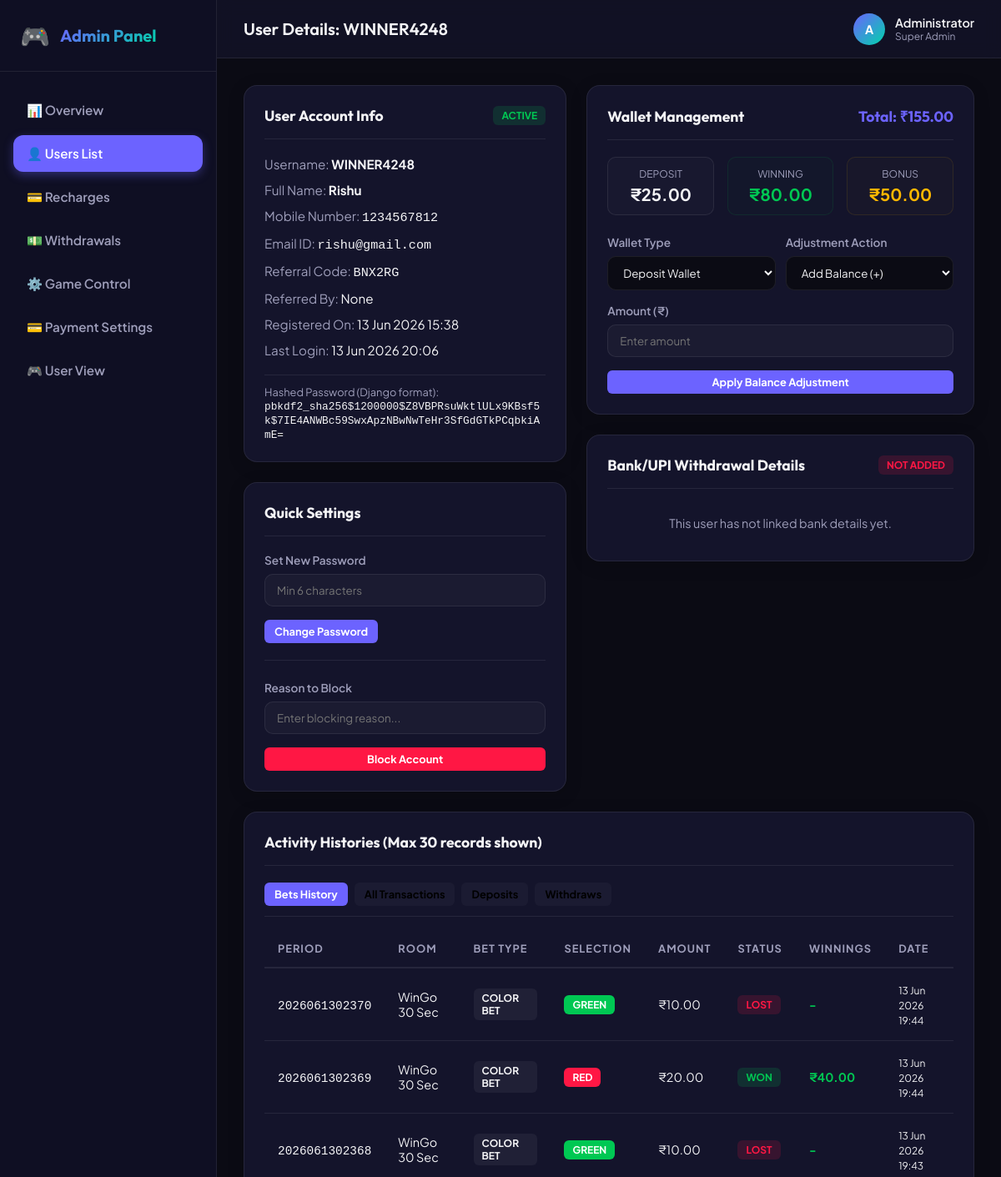
Before: /admin-dashboard/users/6/ (signed in, upper part) with the older database file.
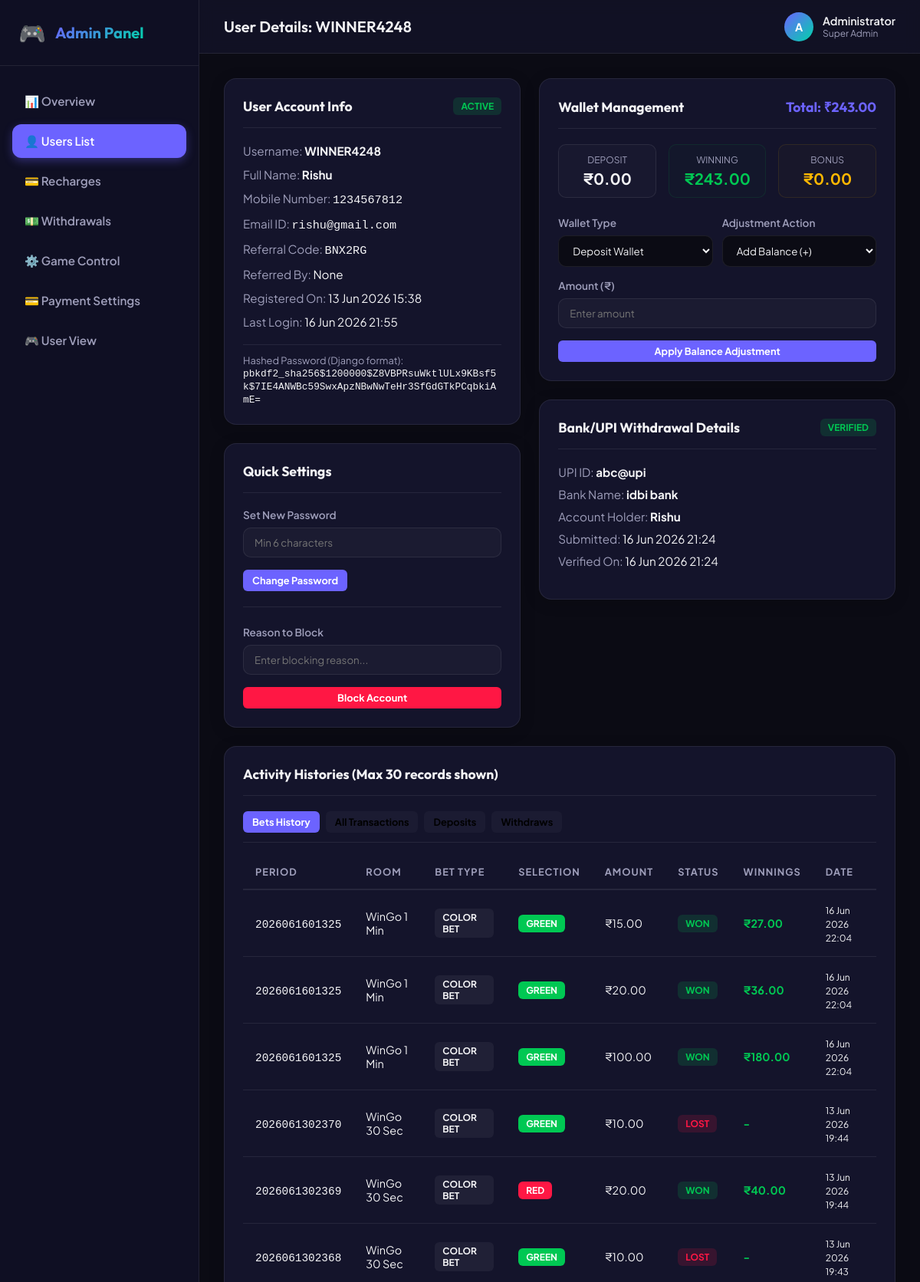
After: the same page with the newer database file.
### core/models.py (models this page shows, shortened)
class User(AbstractUser):
    uid = models.IntegerField(unique=True, editable=False, default=generate_uid)
    username = models.CharField(max_length=20, unique=True, default=generate_username)
    name = models.CharField(max_length=100)
    mobile = models.CharField(max_length=15, unique=True)
    email = models.EmailField(unique=True)
    referral_code = models.CharField(max_length=10, unique=True, default=generate_referral_code)
    referred_by = models.ForeignKey('self', on_delete=models.SET_NULL, null=True, blank=True, related_name='referred_users')
    is_blocked = models.BooleanField(default=False)
    blocked_at = models.DateTimeField(null=True, blank=True)
    blocked_reason = models.TextField(null=True, blank=True)
    profile_image = models.ImageField(upload_to='profile_images/', null=True, blank=True)
    created_at = models.DateTimeField(auto_now_add=True)
    updated_at = models.DateTimeField(auto_now=True)
    last_login_at = models.DateTimeField(null=True, blank=True)
    USERNAME_FIELD = 'mobile'
    REQUIRED_FIELDS = ['email', 'name']
    objects = CustomUserManager()
    class Meta:
        ordering = ['-created_at']

### wallet/models.py (models this page shows, shortened)
class Wallet(models.Model):
    user = models.OneToOneField(settings.AUTH_USER_MODEL, on_delete=models.CASCADE, related_name='wallet')
    deposit_balance = models.DecimalField(max_digits=12, decimal_places=2, default=Decimal('0.00'))
    winning_balance = models.DecimalField(max_digits=12, decimal_places=2, default=Decimal('0.00'))
    bonus_balance = models.DecimalField(max_digits=12, decimal_places=2, default=Decimal('0.00'))
    created_at = models.DateTimeField(auto_now_add=True)
    updated_at = models.DateTimeField(auto_now=True)
    class Meta:
        verbose_name_plural = 'Wallets'
    def get_total_balance(self):
        return self.deposit_balance + self.winning_balance + self.bonus_balance

class BankDetail(models.Model):
    user = models.OneToOneField(settings.AUTH_USER_MODEL, on_delete=models.CASCADE, related_name='bank_detail')
    upi_id = models.CharField(max_length=100)
    bank_name = models.CharField(max_length=100)
    account_holder_name = models.CharField(max_length=100)
    is_verified = models.BooleanField(default=False)
    verified_at = models.DateTimeField(null=True, blank=True)
    verified_by = models.ForeignKey(
        settings.AUTH_USER_MODEL,
        on_delete=models.SET_NULL,
        null=True,
        blank=True,
        limit_choices_to={'is_staff': True}
    )
    created_at = models.DateTimeField(auto_now_add=True)
    updated_at = models.DateTimeField(auto_now=True)
    class Meta:
        verbose_name_plural = 'Bank Details'

### game/models.py (models this page shows, shortened)
class Bet(models.Model):
    BET_TYPE_CHOICES = [
        ('color', 'Color Bet'),
        ('number', 'Number Bet'),
    ]
    STATUS_CHOICES = [
        ('pending', 'Pending'),
        ('won', 'Won'),
        ('lost', 'Lost'),
        ('cancelled', 'Cancelled'),
    ]
    user = models.ForeignKey(settings.AUTH_USER_MODEL, on_delete=models.CASCADE, related_name='bets')
    room = models.ForeignKey(GameRoom, on_delete=models.CASCADE, related_name='bets')
    period = models.CharField(max_length=20)  # Game ID
    bet_type = models.CharField(max_length=10, choices=BET_TYPE_CHOICES)
    selection = models.CharField(max_length=10)  # Color name or number
    amount = models.DecimalField(max_digits=10, decimal_places=2)
    status = models.CharField(max_length=20, choices=STATUS_CHOICES, default='pending')
    winning_amount = models.DecimalField(max_digits=10, decimal_places=2, default=0)
    created_at = models.DateTimeField(auto_now_add=True)
    class Meta:
        ordering = ['-created_at']
        verbose_name_plural = 'Bets'

class GameRoom(models.Model):
    ROOM_TYPE_CHOICES = [
        ('wingo_30s', 'WinGo 30 Sec'),
        ('wingo_1min', 'WinGo 1 Min'),
        ('wingo_3min', 'WinGo 3 Min'),
    ]
    RESULT_MODE_CHOICES = [
        ('manual', 'Manual (Admin Selects)'),
        ('auto_random', 'Auto Random (Weighted %)'),
        ('smart_profit', 'Least Bet Wins (Platform Profit)'),
        ('pattern', 'Pattern-wise (Rules 1-10)'),
    ]
    PATTERN_CHOICES = [
        ('1', 'Rule 1: ABABAB'),
        ('2', 'Rule 2: AABBAABB'),
        ('3', 'Rule 3: AAABBBAAABBB'),
        ('4', 'Rule 4: AAAABBBBAAAA'),
        ('5', 'Rule 5: ABAAB'),
        ('6', 'Rule 6: AAAAAA'),
        ('7', 'Rule 7: AAB'),
        ('8', 'Rule 8: AAAB'),
        ('9', 'Rule 9: AAABB'),
        ('10', 'Rule 10: ABBAAABBBB'),
    ]
    PATTERN_SEQUENCES = {
        '1':  ['red', 'green', 'red', 'green', 'red', 'green'],
        '2':  ['red', 'red', 'green', 'green', 'red', 'red', 'green', 'green'],
        '3':  ['red', 'red', 'red', 'green', 'green', 'green', 'red', 'red', 'red', 'green', 'green', 'green'],
        '4':  ['red', 'red', 'red', 'red', 'green', 'green', 'green', 'green', 'red', 'red', 'red', 'red'],
        '5':  ['red', 'green', 'red', 'red', 'green'],
        '6':  ['red', 'red', 'red', 'red', 'red', 'red'],
        '7':  ['red', 'red', 'green'],
        '8':  ['red', 'red', 'red', 'green'],
        '9':  ['red', 'red', 'red', 'green', 'green'],
        '10': ['red', 'green', 'green', 'red', 'red', 'red', 'green', 'green', 'green', 'green'],
    }
    name = models.CharField(max_length=50, choices=ROOM_TYPE_CHOICES, unique=True)
    duration_seconds = models.IntegerField()
    is_active = models.BooleanField(default=True)
    result_mode = models.CharField(max_length=20, choices=RESULT_MODE_CHOICES, default='auto_random')
    current_period = models.CharField(max_length=20, blank=True)
    current_game_start = models.DateTimeField(null=True, blank=True)
    preset_period = models.CharField(max_length=20, null=True, blank=True)
    preset_winning_number = models.IntegerField(null=True, blank=True)
    preset_winning_color = models.CharField(max_length=10, null=True, blank=True)
    pattern_rule = models.CharField(max_length=5, choices=[], null=True, blank=True, default='1')
    pattern_state = models.IntegerField(default=0)  # Current position in pattern sequence
    red_pct = models.IntegerField(default=45, help_text='Red % probability (auto_random mode)')
    green_pct = models.IntegerField(default=45, help_text='Green % probability (auto_random mode)')
    violet_pct = models.IntegerField(default=10, help_text='Violet % probability (auto_random mode)')
    created_at = models.DateTimeField(auto_now_add=True)
    updated_at = models.DateTimeField(auto_now=True)
    class Meta:
        verbose_name_plural = 'Game Rooms'

### core/admin_views.py (the view)
    @login_required(login_url='login')
    def _wrapped_view(request, *args, **kwargs):
        if not (request.user.is_superuser or request.user.is_staff):
            return HttpResponseForbidden("Access Denied: You are not authorized to view this page.")
        return view_func(request, *args, **kwargs)

### core/admin_views.py (called while the page is built)
def admin_required(view_func):
    @login_required(login_url='login')
    def _wrapped_view(request, *args, **kwargs):
        if not (request.user.is_superuser or request.user.is_staff):
            return HttpResponseForbidden("Access Denied: You are not authorized to view this page.")
        return view_func(request, *args, **kwargs)
    return _wrapped_view

### core/context_processors.py (called while the page is built)
def site_settings(request):
    return {
        'SITE_NAME': 'Color Prediction',
        'SITE_SETTING': {
            'admin_upi': getattr(settings, 'ADMIN_UPI', 'Not configured'),
            'admin_qr': getattr(settings, 'ADMIN_QR', ''),
        },
        'GAME_SETTINGS': settings.GAME_SETTINGS,
    }

### templates/admin_custom/user_detail.html (shortened to what the changed rows need)
{% extends 'admin_custom/base_admin.html' %}
{% block page_title %}User Details: {{ target_user.username }}{% endblock %}
{% block admin_content %}
<div style="display: flex; gap: 24px; flex-wrap: wrap; margin-bottom: 24px;">
    <div style="flex: 1; min-width: 350px; display: flex; flex-direction: column; gap: 24px;">
        <div class="card" style="margin-bottom: 0;">
            <div style="display: flex; flex-direction: column; gap: 12px; font-size: 0.95rem;">
                <div><span style="color: var(--text-secondary);">Username:</span> <strong>{{ target_user.username }}</strong></div>
                <div><span style="color: var(--text-secondary);">Full Name:</span> <strong>{{ target_user.name }}</strong></div>
                <div><span style="color: var(--text-secondary);">Mobile Number:</span> <code>{{ target_user.mobile }}</code></div>
                <div><span style="color: var(--text-secondary);">Email ID:</span> <code>{{ target_user.email }}</code></div>
                <div><span style="color: var(--text-secondary);">Referral Code:</span> <code>{{ target_user.referral_code }}</code></div>
                <div><span style="color: var(--text-secondary);">Referred By:</span> {% if target_user.referred_by %}<a href="{% url 'admin_user_detail' target_user.referred_by.id %}" style="color: var(--primary);">{{ target_user.referred_by.username }}</a>{% else %}None{% endif %}</div>
                <div><span style="color: var(--text-secondary);">Registered On:</span> {{ target_user.created_at|date:"d M Y H:i" }}</div>
                <div><span style="color: var(--text-secondary);">Last Login:</span> {{ target_user.last_login_at|date:"d M Y H:i"|default:"Never logged in" }}</div>
                <div style="margin-top: 8px; border-top: 1px solid var(--border-color); padding-top: 12px; font-size: 0.8rem; word-break: break-all;">
                    <span style="color: var(--text-secondary);">Hashed Password (Django format):</span><br>
                    <code>{{ target_user.password }}</code>
                </div>
            </div>
        </div>
    </div>
    <div style="flex: 1.2; min-width: 400px; display: flex; flex-direction: column; gap: 24px;">
        <div class="card" style="margin-bottom: 0;">
            <div class="card-header">
                <span class="card-title">Wallet Management</span>
                <span class="card-title" style="color: var(--primary);">Total: ₹{{ wallet.get_total_balance }}</span>
            </div>
            <div style="display: grid; grid-template-columns: repeat(3, 1fr); gap: 16px; margin-bottom: 24px; text-align: center;">
                <div style="background: rgba(255,255,255,0.02); padding: 12px; border-radius: 10px; border: 1px solid var(--border-color);">
                    <div style="font-size: 0.75rem; color: var(--text-secondary); text-transform: uppercase;">Deposit</div>
                    <div style="font-size: 1.25rem; font-weight: 700; color: var(--text-main); margin-top: 4px;">₹{{ wallet.deposit_balance }}</div>
                </div>
                <div style="background: rgba(0,200,83,0.02); padding: 12px; border-radius: 10px; border: 1px solid rgba(0,200,83,0.1);">
                    <div style="font-size: 0.75rem; color: var(--text-secondary); text-transform: uppercase;">Winning</div>
                    <div style="font-size: 1.25rem; font-weight: 700; color: var(--color-green); margin-top: 4px;">₹{{ wallet.winning_balance }}</div>
                </div>
                <div style="background: rgba(255,184,0,0.02); padding: 12px; border-radius: 10px; border: 1px solid rgba(255,184,0,0.1);">
                    <div style="font-size: 0.75rem; color: var(--text-secondary); text-transform: uppercase;">Bonus</div>
                    <div style="font-size: 1.25rem; font-weight: 700; color: var(--color-warning); margin-top: 4px;">₹{{ wallet.bonus_balance }}</div>
                </div>
            </div>
        </div>
        <div class="card" style="margin-bottom: 0;">
            <div class="card-header">
                <span class="card-title">Bank/UPI Withdrawal Details</span>
                {% if bank_detail %}
                    {% if bank_detail.is_verified %}
                    <span class="badge badge-success">Verified</span>
                    {% else %}
                    <span class="badge badge-pending">Pending Verification</span>
                    {% endif %}
                {% else %}
                <span class="badge badge-danger">Not Added</span>
                {% endif %}
            </div>
            {% if bank_detail %}
            <div style="display: flex; flex-direction: column; gap: 10px; font-size: 0.95rem; margin-bottom: 16px;">
                <div><span style="color: var(--text-secondary);">UPI ID:</span> <strong>{{ bank_detail.upi_id }}</strong></div>
                <div><span style="color: var(--text-secondary);">Bank Name:</span> <strong>{{ bank_detail.bank_name }}</strong></div>
                <div><span style="color: var(--text-secondary);">Account Holder:</span> <strong>{{ bank_detail.account_holder_name }}</strong></div>
                <div><span style="color: var(--text-secondary);">Submitted:</span> {{ bank_detail.created_at|date:"d M Y H:i" }}</div>
                {% if bank_detail.is_verified %}
                <div><span style="color: var(--text-secondary);">Verified On:</span> {{ bank_detail.verified_at|date:"d M Y H:i" }}</div>
                {% endif %}
            </div>
            {% else %}
            <p style="text-align: center; color: var(--text-secondary); padding: 12px; font-size: 0.9rem;">
                This user has not linked bank details yet.
            </p>
            {% endif %}
        </div>
    </div>
</div>
<div class="card">
    <div id="hist-bets" class="hist-tab table-responsive">
        <table class="table">
            <thead>
                <tr>
                    <th>Period</th>
                    <th>Room</th>
                    <th>Bet Type</th>
                    <th>Selection</th>
                    <th>Amount</th>
                    <th>Status</th>
                    <th>Winnings</th>
                    <th>Date</th>
                </tr>
            </thead>
            <tbody>
                {% for bet in bets %}
                <tr>
                    <td><code>{{ bet.period }}</code></td>
                    <td>{{ bet.room.get_name_display }}</td>
                    <td><span class="badge" style="background: rgba(255,255,255,0.05);">{{ bet.get_bet_type_display }}</span></td>
                    <td>
                        <span class="badge" style="background: {% if bet.selection == 'red' %}var(--color-red){% elif bet.selection == 'green' %}var(--color-green){% elif bet.selection == 'violet' %}var(--color-violet){% else %}rgba(255,255,255,0.15){% endif %}; color: white;">
                            {{ bet.selection|upper }}
                        </span>
                    </td>
                    <td>₹{{ bet.amount }}</td>
                    <td>
                        <span class="badge {% if bet.status == 'won' %}badge-success{% elif bet.status == 'lost' %}badge-danger{% else %}badge-pending{% endif %}">
                            {{ bet.get_status_display }}
                        </span>
                    </td>
                    <td style="color: var(--color-green); font-weight: 700;">{% if bet.status == 'won' %}₹{{ bet.winning_amount }}{% else %}-{% endif %}</td>
                    <td><small>{{ bet.created_at|date:"d M Y H:i" }}</small></td>
                </tr>
                {% empty %}
                <tr>
                    <td colspan="8" style="text-align: center; color: var(--text-secondary);">No bets history available.</td>
                </tr>
                {% endfor %}
            </tbody>
        </table>
    </div>
</div>
{% endblock %}

Changed rows visible on the page:
changed User "WINNER4248": last_login_at "13 Jun 2026 20:06" → "16 Jun 2026 21:55"
changed Wallet: get_total_balance "155.00" → "243.00"; deposit_balance "25.00" → "0.00"; winning_balance "80.00" → "243.00"; bonus_balance "50.00" → "0.00"
added BankDetail: upi_id "abc@upi", bank_name "idbi bank", account_holder_name "Rishu", created_at "16 Jun 2026 21:24", verified_at "16 Jun 2026 21:24"
added Bet: period "2026061601325", room.name "WinGo 1 Min", bet_type "COLOR BET", selection "GREEN", amount "15.00", status "WON", winning_amount "27.00", created_at "16 Jun 2026 22:04"
added Bet: period "2026061601325", room.name "WinGo 1 Min", bet_type "COLOR BET", selection "GREEN", amount "20.00", status "WON", winning_amount "36.00", created_at "16 Jun 2026 22:04"
added Bet: period "2026061601325", room.name "WinGo 1 Min", bet_type "COLOR BET", selection "GREEN", amount "100.00", status "WON", winning_amount "180.00", created_at "16 Jun 2026 22:04"
Other visible differences:
text no longer shown: "NOT ADDED This user has not linked bank details yet."
text now shown: "VERIFIED UPI ID: Bank Name: Account Holder: Submitted: Verified On:"
